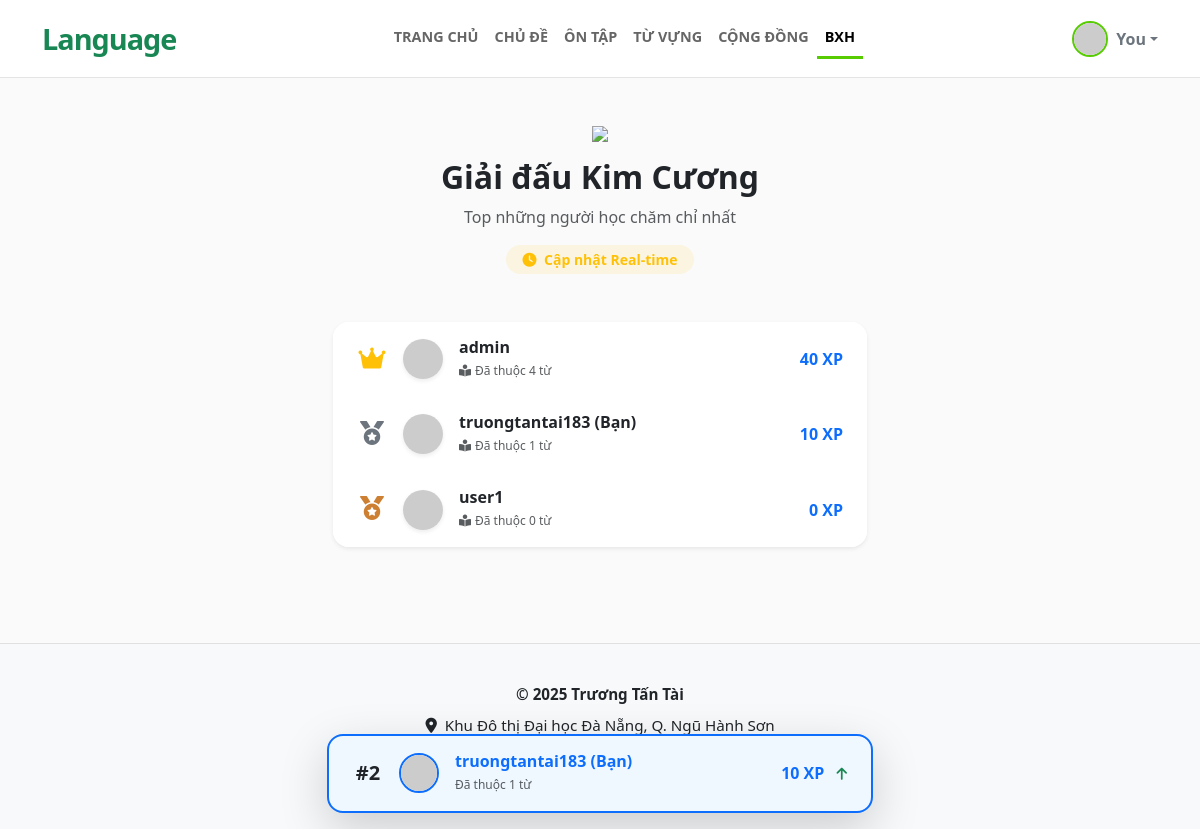
The app's page /leaderboard (signed in) with its own data.
### app.py (models this page shows)
class User(db.Model):
    id = db.Column(db.Integer, primary_key=True)
    username = db.Column(db.String(20), unique=True, nullable=False)
    email = db.Column(db.String(120), unique=True, nullable=False)
    fullname = db.Column(db.String(100), nullable=False)
    password = db.Column(db.String(60), nullable=False)
    posts = db.relationship('Post', backref='author', lazy=True)
    comments = db.relationship('Comment', backref='author', lazy=True)

### app.py (the view)
@app.route('/leaderboard')
def leaderboard():
    if 'user' not in session: return redirect(url_for('login'))
    all_users = User.query.all()
    leaderboard_data = []
    for u in all_users:
        words_learned = FlashcardReview.query.filter_by(user_id=u.id).count()
        xp = words_learned * 10
        colors = ['f44336', 'e91e63', '9c27b0', '673ab7', '3f51b5', '2196f3', '03a9f4', '00bcd4', '009688', '4caf50', '8bc34a', 'cddc39', 'ffeb3b', 'ffc107', 'ff9800', 'ff5722']
        avatar_color = colors[u.id % len(colors)]
        leaderboard_data.append({
            'username': u.username,
            'xp': xp,
            'avatar_color': avatar_color,
            'words_learned': words_learned
        })
    leaderboard_data.sort(key=lambda x: x['xp'], reverse=True)
    for i, data in enumerate(leaderboard_data):
        data['rank'] = i + 1
    current_user_rank = next((item for item in leaderboard_data if item['username'] == session['user']), None)
    top_10 = leaderboard_data[:10]
    return render_template('leaderboard.html', page_name='leaderboard', leaderboard=top_10, my_rank=current_user_rank)

### templates/leaderboard.html (shortened to what this page needs)
{% extends "base.html" %}
{% block content %}
<div class="container py-4">
    <div class="text-center mb-5 animate-fade-in">
        <img src="https://cdn-icons-png.flaticon.com/512/6455/6455061.png" width="80" class="mb-3 animate-bounce">
        <h2 class="fw-bold text-dark">Giải đấu Kim Cương</h2>
        <p class="text-muted">Top những người học chăm chỉ nhất</p>
        <div class="d-inline-block bg-warning bg-opacity-10 text-warning px-3 py-1 rounded-pill fw-bold small">
            <i class="fas fa-clock me-1"></i> Cập nhật Real-time
        </div>
    </div>
    <div class="row justify-content-center">
        <div class="col-md-8 col-lg-6">
            <div class="card border-0 shadow-sm rounded-4 overflow-hidden mb-5">
                <div class="list-group list-group-flush">
                    {% for user in leaderboard %}
                    <div class="list-group-item py-3 px-4 d-flex align-items-center border-bottom-0 {% if loop.last == false %}border-bottom{% endif %} hover-bg transition-all">
                        <div class="me-3 text-center" style="width: 30px;">
                            {% if user.rank == 1 %}
                                <i class="fas fa-crown text-warning fs-4 animate-pulse"></i>
                            {% elif user.rank == 2 %}
                                <i class="fas fa-medal text-secondary fs-4"></i>
                            {% elif user.rank == 3 %}
                                <i class="fas fa-medal text-danger fs-4" style="color: #cd7f32 !important;"></i>
                            {% else %}
                                <span class="fw-bold text-muted">{{ user.rank }}</span>
                            {% endif %}
                        </div>
                        <img src="https://ui-avatars.com/api/?name={{ user.username }}&background={{ user.avatar_color }}&color=fff&size=40" class="rounded-circle me-3 shadow-sm" width="40" height="40">
                        <div class="flex-grow-1">
                            <h6 class="fw-bold mb-0 text-dark
                                {% if user.username == session['user'] %}text-success{% endif %}">
                                {{ user.username }}
                                {% if user.username == session['user'] %} (Bạn){% endif %}
                            </h6>
                            <small class="text-muted" style="font-size: 0.75rem;">
                                <i class="fas fa-book-reader me-1"></i>Đã thuộc {{ user.words_learned }} từ
                            </small>
                        </div>
                        <div class="text-end">
                            <span class="fw-bold text-primary">{{ user.xp }} XP</span>
                        </div>
                    </div>
                    {% endfor %}
                </div>
            </div>
        </div>
    </div>
</div>
{% if my_rank %}
<div class="fixed-bottom mb-3 animate-slide-up" style="pointer-events: none;">
    <div class="container">
        <div class="row justify-content-center">
            <div class="col-md-8 col-lg-6">
                <div class="card border-2 border-primary shadow-lg rounded-4 overflow-hidden" style="pointer-events: auto; background-color: #f0f8ff;">
                    <div class="card-body py-3 px-4 d-flex align-items-center">
                        <div class="me-3 text-center" style="width: 30px;">
                            <span class="fw-bold text-dark fs-5">#{{ my_rank.rank }}</span>
                        </div>
                        <img src="https://ui-avatars.com/api/?name={{ my_rank.username }}&background={{ my_rank.avatar_color }}&color=fff&size=40" class="rounded-circle me-3 border border-2 border-primary" width="40" height="40">
                        <div class="flex-grow-1">
                            <h6 class="fw-bold mb-0 text-primary">{{ my_rank.username }} (Bạn)</h6>
                            <small class="text-muted" style="font-size: 0.75rem;">Đã thuộc {{ my_rank.words_learned }} từ</small>
                        </div>
                        <div class="text-end">
                            <span class="fw-bold text-primary">{{ my_rank.xp }} XP</span>
                            <i class="fas fa-arrow-up text-success ms-2 small animate-bounce"></i>
                        </div>
                    </div>
                </div>
            </div>
        </div>
    </div>
</div>
{% endif %}
{% endblock %}

### static/css/style.css (style rules this page uses)
body { background-color: #fafafa; }
.animate-bounce { animation: bounce 2s infinite; }
.animate-fade-in { animation: fadeIn 0.5s ease-out forwards; opacity: 0; transform: translateY(10px); }
.animate-slide-up { animation: slideUp 0.5s ease-out forwards; }
.animate-pulse { animation: pulse 1.5s infinite; }
.text-primary { color: #0d6efd !important; }
.transition-all { transition: all 0.3s; }
.hover-bg { transition: background-color 0.2s, transform 0.2s; }

### records on screen
User: username "admin", words_learned "4", xp "40"
User: username "truongtantai183", shows "(Bạn)", words_learned "1", xp "10"
User: username "user1", words_learned "0", xp "0"

### other values on screen
{{ session.get('short_name', 'You') }} "You"
{{ my_rank.rank }} "2"
{{ my_rank.words_learned }} "1"
{{ my_rank.xp }} "10"
